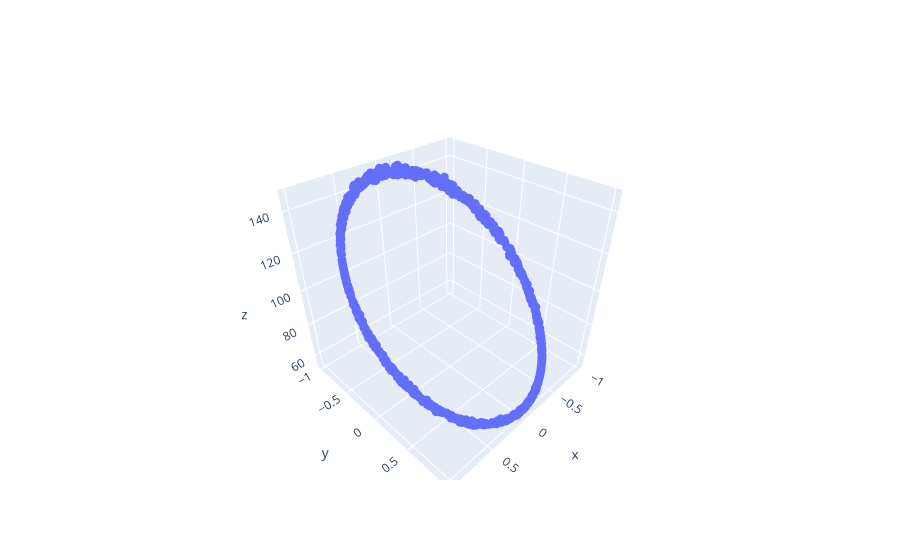

Here is the notebook cell this chart was saved with:
### Code cell
# plot in 3d
fig = go.Figure()
fig.add_trace(
    go.Scatter3d(
        x=task_points[:, 0],
        y=task_points[:, 1],
        z=noisy_points[:, 2],
        mode="markers",
        marker=dict(size=3),
    )
)
fig.show()

### Figure 1 — Plotly figure (JSON) as saved in the notebook; plotly's stock layout.template omitted (floating-point values rounded to 4 significant figures; data arrays with more than 128 entries replaced by an {"elided": "..."} marker saying what was removed)
{"data": [{"marker": {"size": 3}, "mode": "markers", "type": "scatter3d", "x": {"elided": "1000 float values"}, "y": {"elided": "1000 float values"}, "z": {"elided": "1000 float values"}}], "layout": {}}
